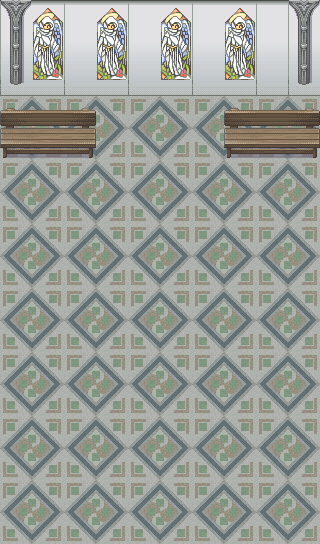

Tiled map render using the project's own tile images. Description and the whole map definition, tile-layer contents included, below:
An orthogonal 10x17 tile map with 32x32 px tiles, 2 tile layers (块层 1, 块层 2).

<map version="1.0" orientation="orthogonal" renderorder="left-up" width="10" height="17" tilewidth="32" tileheight="32" nextobjectid="1">
 <tileset firstgid="1" name="wedding" tilewidth="32" tileheight="32" tilecount="312" columns="8">
  <image source="wedding.png" width="256" height="1248" />
 </tileset>
 <layer name="块层 1" width="10" height="17">
  <data encoding="csv">
41,67,41,67,41,67,41,67,41,41,
49,75,49,75,49,75,49,75,49,49,
57,83,57,83,57,83,57,83,57,57,
77,78,77,78,77,78,77,78,77,78,
85,86,85,86,85,86,85,86,85,86,
77,78,77,78,77,78,77,78,77,78,
85,86,85,86,85,86,85,86,85,86,
77,78,77,78,77,78,77,78,77,78,
85,86,85,86,85,86,85,86,85,86,
77,78,77,78,77,78,77,78,77,78,
85,86,85,86,85,86,85,86,85,86,
77,78,77,78,77,78,77,78,77,78,
85,86,85,86,85,86,85,86,85,86,
77,78,77,78,77,78,77,78,77,78,
85,86,85,86,85,86,85,86,85,86,
77,78,77,78,77,78,77,78,77,78,
85,86,85,86,85,86,85,86,85,86
</data>
 </layer>
 <layer name="块层 2" width="10" height="17">
  <data encoding="csv">
65,0,0,0,0,0,0,0,0,65,
73,0,0,0,0,0,0,0,0,73,
81,0,0,0,0,0,0,0,0,81,
129,130,131,0,0,0,0,129,130,131,
137,138,139,0,0,0,0,137,138,139,
0,0,0,0,0,0,0,0,0,0,
0,0,0,0,0,0,0,0,0,0,
0,0,0,0,0,0,0,0,0,0,
0,0,0,0,0,0,0,0,0,0,
0,0,0,0,0,0,0,0,0,0,
0,0,0,0,0,0,0,0,0,0,
0,0,0,0,0,0,0,0,0,0,
0,0,0,0,0,0,0,0,0,0,
0,0,0,0,0,0,0,0,0,0,
0,0,0,0,0,0,0,0,0,0,
0,0,0,0,0,0,0,0,0,0,
0,0,0,0,0,0,0,0,0,0
</data>
 </layer>
</map>
